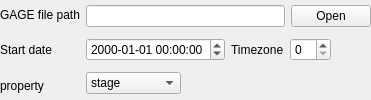
            <widget class="QWidget" name="tabGage">
             <layout class="QHBoxLayout" name="horizontalLayout_37" stretch="1,5">
              <property name="margin">
               <number>0</number>
              </property>
              <item>
               <layout class="QVBoxLayout" name="verticalLayout_20">
                <item>
                 <widget class="QLabel" name="label_42">
                  <property name="text">
                   <string>GAGE file path</string>
                  </property>
                 </widget>
                </item>
                <item>
                 <widget class="QLabel" name="label_43">
                  <property name="text">
                   <string>Start date</string>
                  </property>
                 </widget>
                </item>
                <item>
                 <widget class="QLabel" name="label_44">
                  <property name="text">
                   <string>property</string>
                  </property>
                 </widget>
                </item>
               </layout>
              </item>
              <item>
               <layout class="QVBoxLayout" name="verticalLayout_21">
                <property name="bottomMargin">
                 <number>0</number>
                </property>
                <item>
                 <layout class="QHBoxLayout" name="horizontalLayout_38">
                  <item>
                   <widget class="QLineEdit" name="gagePath"/>
                  </item>
                  <item>
                   <widget class="QPushButton" name="gageFile">
                    <property name="text">
                     <string>Open</string>
                    </property>
                   </widget>
                  </item>
                 </layout>
                </item>
                <item>
                 <layout class="QHBoxLayout" name="horizontalLayout_39" stretch="2,1,1,1">
                  <item>
                   <widget class="QDateTimeEdit" name="gageBegin">
                    <property name="displayFormat">
                     <string>yyyy-MM-dd hh:mm:ss</string>
                    </property>
                   </widget>
                  </item>
                  <item>
                   <widget class="QLabel" name="label_45">
                    <property name="text">
                     <string>Timezone</string>
                    </property>
                   </widget>
                  </item>
                  <item>
                   <widget class="QSpinBox" name="gageTz"/>
                  </item>
                  <item>
                   <spacer name="horizontalSpacer_13">
                    <property name="orientation">
                     <enum>Qt::Horizontal</enum>
                    </property>
                    <property name="sizeHint" stdset="0">
                     <size>
                      <width>40</width>
                      <height>20</height>
                     </size>
                    </property>
                   </spacer>
                  </item>
                 </layout>
                </item>
                <item>
                 <layout class="QHBoxLayout" name="horizontalLayout_40">
                  <item>
                   <widget class="QComboBox" name="gageProperty">
                    <item>
                     <property name="text">
                      <string>stage</string>
                     </property>
                    </item>
                    <item>
                     <property name="text">
                      <string>flow</string>
                     </property>
                    </item>
                    <item>
                     <property name="text">
                      <string>depth</string>
                     </property>
                    </item>
                    <item>
                     <property name="text">
                      <string>width</string>
                     </property>
                    </item>
                    <item>
                     <property name="text">
                      <string>midpt-flow</string>
                     </property>
                    </item>
                    <item>
                     <property name="text">
                      <string>precip.</string>
                     </property>
                    </item>
                    <item>
                     <property name="text">
                      <string>ET</string>
                     </property>
                    </item>
                    <item>
                     <property name="text">
                      <string>runoff</string>
                     </property>
                    </item>
                    <item>
                     <property name="text">
                      <string>Stage(H)</string>
                     </property>
                    </item>
                    <item>
                     <property name="text">
                      <string>Volume</string>
                     </property>
                    </item>
                    <item>
                     <property name="text">
                      <string>Vol.Change</string>
                     </property>
                    </item>
                    <item>
                     <property name="text">
                      <string>Precip.</string>
                     </property>
                    </item>
                    <item>
                     <property name="text">
                      <string>Evap.</string>
                     </property>
                    </item>
                    <item>
                     <property name="text">
                      <string>Runoff</string>
                     </property>
                    </item>
                    <item>
                     <property name="text">
                      <string>GW-Inflw</string>
                     </property>
                    </item>
                    <item>
                     <property name="text">
                      <string>GW-outflw</string>
                     </property>
                    </item>
                    <item>
                     <property name="text">
                      <string>SW-Inflw</string>
                     </property>
                    </item>
                    <item>
                     <property name="text">
                      <string>SW-Outflow</string>
                     </property>
                    </item>
                    <item>
                     <property name="text">
                      <string>Withdrawal</string>
                     </property>
                    </item>
                    <item>
                     <property name="text">
                      <string>Lake-Inflx</string>
                     </property>
                    </item>
                    <item>
                     <property name="text">
                      <string>Total-Cond</string>
                     </property>
                    </item>
                    <item>
                     <property name="text">
                      <string>Percent-Err</string>
                     </property>
                    </item>
                   </widget>
                  </item>
                  <item>
                   <spacer name="horizontalSpacer_12">
                    <property name="orientation">
                     <enum>Qt::Horizontal</enum>
                    </property>
                    <property name="sizeHint" stdset="0">
                     <size>
                      <width>40</width>
                      <height>20</height>
                     </size>
                    </property>
                   </spacer>
                  </item>
                 </layout>
                </item>
               </layout>
              </item>
             </layout>
            </widget>
